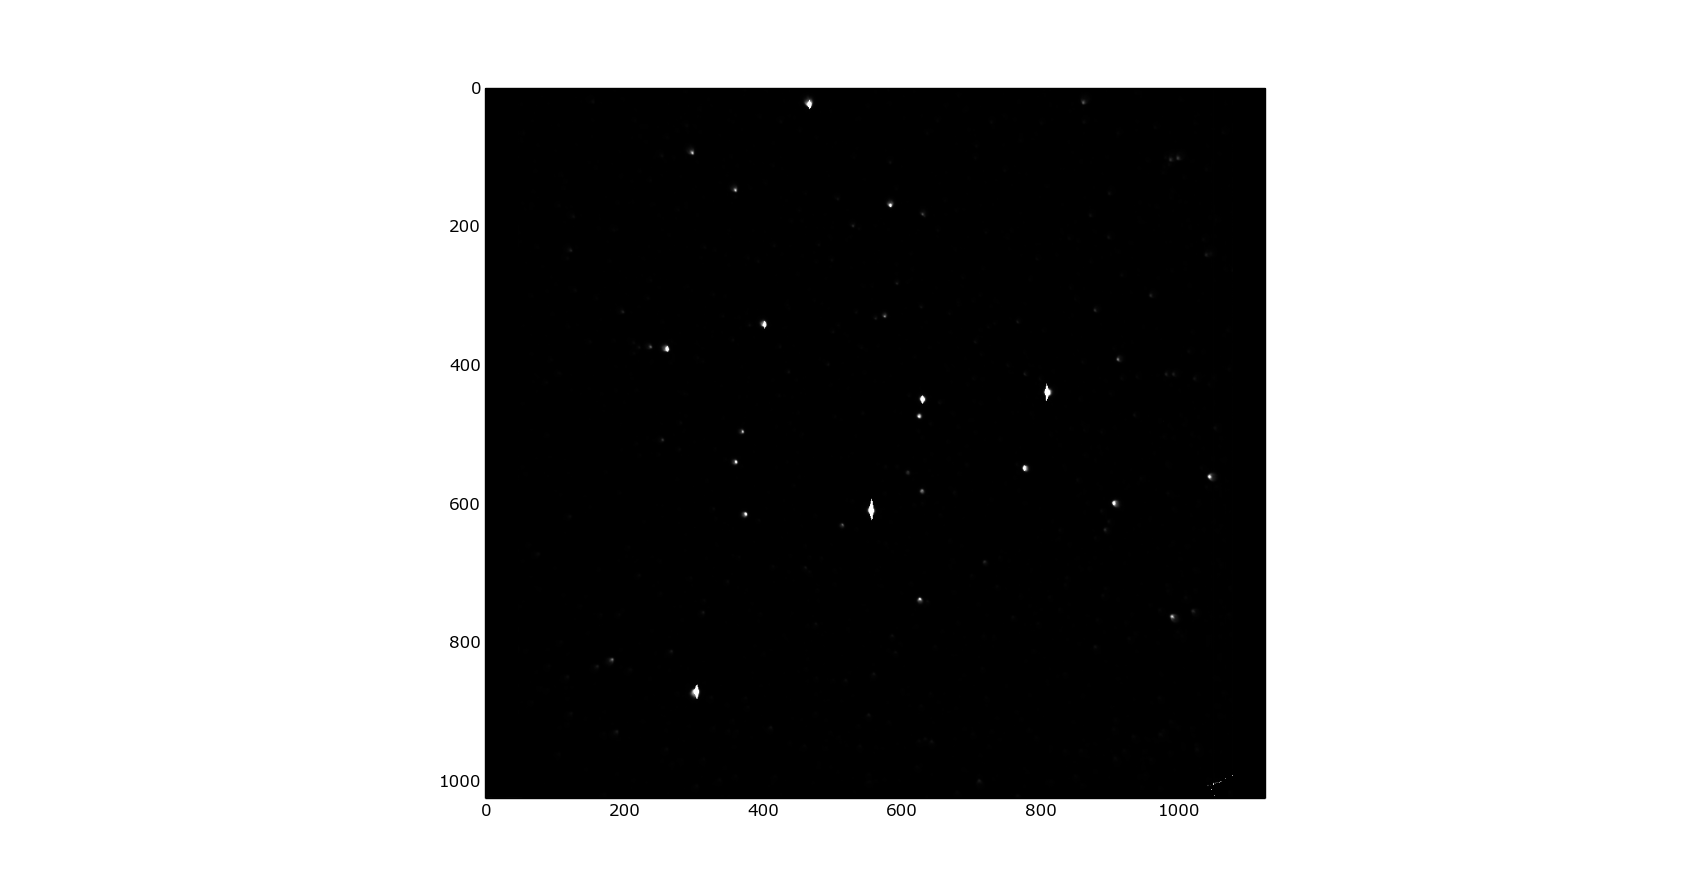

The Python source for this figure:
import csv
from ROOT import *
import matplotlib.pyplot as plt
import numpy as np
from PIL import Image
# from matplotlib import cm
import scipy.ndimage as ndimage

Image_Array = [] # [[0 for x in range(1025)] for x in range(10000)]

with open("stars.csv", "r") as csvfile:
	thisreader = csv.reader(csvfile, delimiter=',')

	# cnt = 0
	last_y_pos = 1
	this_row = []

	for row in thisreader:

		x_pos = int(row[0])
		y_pos = int(row[1])
		z_value = float(row[2])


		if y_pos == last_y_pos:
			this_row.append(z_value)

		elif y_pos != last_y_pos:
			# if len(this_row) != 0:
			Image_Array.append(np.array(this_row))
			last_y_pos = y_pos
			this_row = [z_value]

		if x_pos == 1124 and y_pos == 1024:
			Image_Array.append(np.array(this_row))


		# print x_pos+1, y_pos+1, z_value

		# Image_Array[x_pos+1][y_pos+1] = z_value
		# print Image_Array[x_pos+1][y_pos+1], z_value

# gStyle.SetOptStat(0)
# canvas = TCanvas("canvas")

# histo = TH2D("histo", "GrayScale", 1024, 0, 1024, 1024, 0, 1030)

# for i in range(len(Image_Array)):
# 	for j in range(len(Image_Array[i])):
# 		histo.Fill(i,j,Image_Array[i][j])

# histo.Draw("COLZ")
# raw_input("Press Enter to Quit")


# Image_Array.pop(0)
Image_Array.reverse()
print Image_Array[0]
print Image_Array[1]
print Image_Array[2]
numpyarray = np.array(Image_Array)
# im = Image.fromarray(numpyarray)
# im.putpalette(getpalette(cm.jet))

plt.imshow(numpyarray, cmap=plt.cm.gray)
plt.show()
# img = Image.fromarray(Image_Array)
# toimage(Image_Array).show()


######################################
#################### Problem 4########
sci
